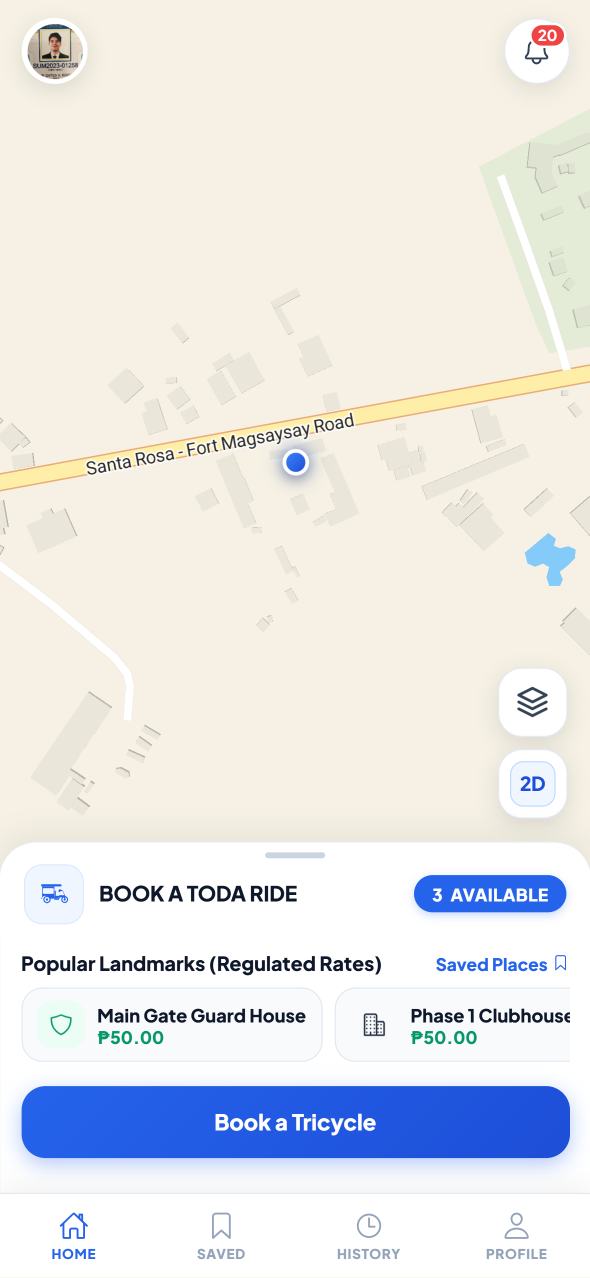
#> input picture paper/User Manual Screenshots/srh-link-toda-ionic.duckdns.org_tabs_home(iPhone 16) (15).png, 1179 x 2556 px, found by its file name (shown at 1/2 size)
$ python find_all_targets.py
#> lines starting #> are read from the running program, lines starting #| are printed output that depends on the picture
import os
from PIL import Image

RAW_DIR = r"paper\User Manual Screenshots"

def scan_features():
    # Figure C-06:
    # 6A: tabs_home(iPhone 16) (15).png
    # 1: MapLibre GL Vector Map Viewport -> y ~ 650 (top map area)
    # 2: Available Queue Count Pill -> find blue pill '3 AVAILABLE'
    # 3: Popular Landmarks Carousel -> 'Popular Landmarks (Regulated Rates)'
    # 4: Book a Tricycle Primary CTA -> 'Book a Tricycle' blue button
    im6a = Image.open(os.path.join(RAW_DIR, "srh-link-toda-ionic.duckdns.org_tabs_home(iPhone 16) (15).png"))
#> im6a is the input picture: PIL image 1179x2556 RGBA; mean R, G, B, A 230.5, 231.4, 231.4, 255
    pix6a = im6a.load()
    # find '3 AVAILABLE' blue pill:
    for y in range(1600, 1850, 5):
        for x in range(800, 1100, 10):
            r, g, b = pix6a[x, y][:3]
            if r < 50 and g > 80 and b > 200:
                # print('6A 3 AVAILABLE at', x, y)
                pass
    # find 'Book a Tricycle' blue button:
    for y in range(1950, 2300, 10):
        r, g, b = pix6a[589, y][:3]
        if r < 50 and g > 80 and b > 200:
            print("6A Book a Tricycle button at y =", y)
            break
#> this loop made 24 passes
#> (r, g, b) on passes 1 to 12: (255, 255, 255), (255, 255, 255), (255, 255, 255), (248, 250, 252), (248, 250, 252), (248, 250, 252), (248, 250, 252), (248, 250, 252), (248, 250, 252), (248, 250, 252), (248, 250, 252), (248, 250, 252)

    # 6B: tabs_home(iPhone 16) (16).png
    # 5: Pickup Address Field with GPS Auto-Fill -> y ~ 1320
    # 6: Drop-Off Destination & Pin on Map Trigger -> y ~ 1520
    # 7: Passenger Capacity Stepper -> y ~ 1720
    # 8: Barangay Regulated Fare Breakdown Card -> y ~ 1900
    # 9: Confirm & Request Tricycle CTA -> blue button
    im6b = Image.open(os.path.join(RAW_DIR, "srh-link-toda-ionic.duckdns.org_tabs_home(iPhone 16) (16).png"))
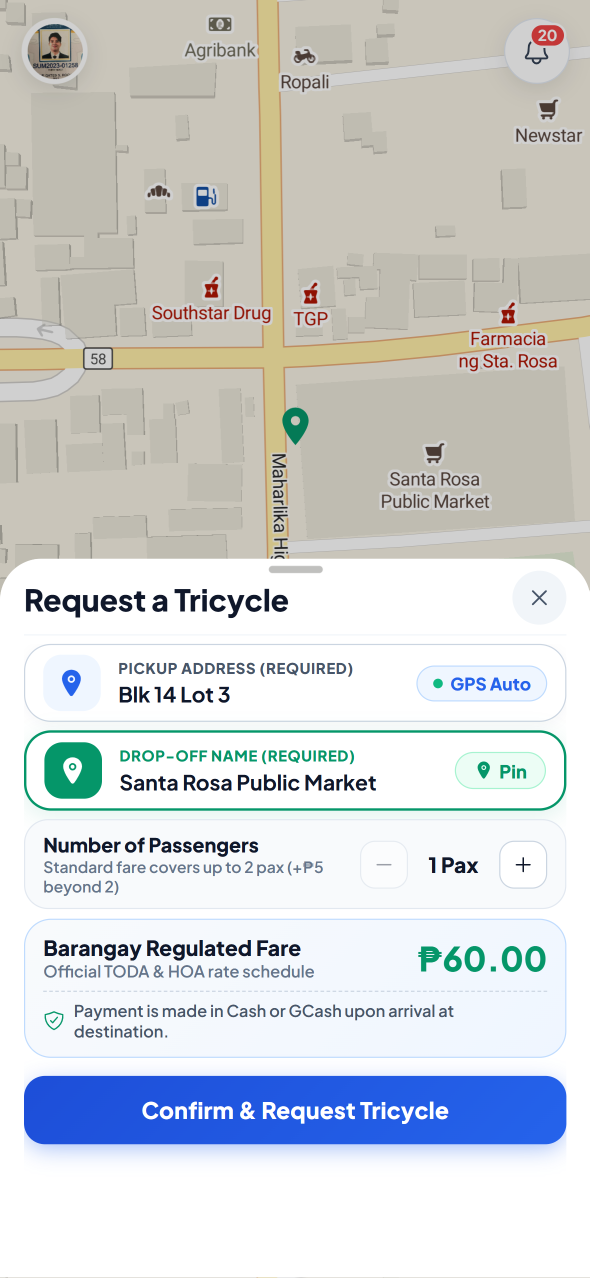
#> input picture paper/User Manual Screenshots/srh-link-toda-ionic.duckdns.org_tabs_home(iPhone 16) (16).png, 1179 x 2556 px, found by its file name (shown at 1/2 size)
#> im6b is the input picture: PIL image 1179x2556 RGBA; mean R, G, B, A 208.7, 212, 213.7, 255
    pix6b = im6b.load()
    for y in range(2000, 2400, 10):
        r, g, b = pix6b[589, y][:3]
        if r < 50 and g > 80 and b > 200:
            print("6B Confirm & Request button at y =", y)
            break
#> this loop made 17 passes
#> (r, g, b) on passes 1 to 12: (244, 248, 254), (71, 85, 105), (243, 248, 254), (205, 225, 240), (243, 248, 254), (243, 248, 254), (243, 248, 254), (243, 248, 254), (243, 248, 254), (243, 248, 254), (243, 248, 254), (242, 247, 254)

    # Figure C-07:
    # 7A: tabs_home(iPhone 16) (18).png
    # 1: 20-Second Decision Countdown Timer -> blue progress bar at y ~ 1480
    # 2: Pickup Location & Destination Landmark -> card at y ~ 1700
    # 3: Fare Proposal Adjuster Stepper -> stepper [-] P60 [+] at y ~ 1980
    # 4: Quick Fare Preset Chips -> chips row at y ~ 2120
    # 5: Send Fare Proposal Action Button -> blue button at y ~ 2280
    # 7B: tabs_home(iPhone 16) (20).png
    # 6: Driver Proposed Fare Alert Banner -> P60 banner at y ~ 1680
    # 7: Accept Proposed Fare Action CTA -> green button at y ~ 2160
    # 8: Decline / Next Driver Button -> red button at y ~ 2160 (x ~ 200)
    im7b = Image.open(os.path.join(RAW_DIR, "srh-link-toda-ionic.duckdns.org_tabs_home(iPhone 16) (20).png"))
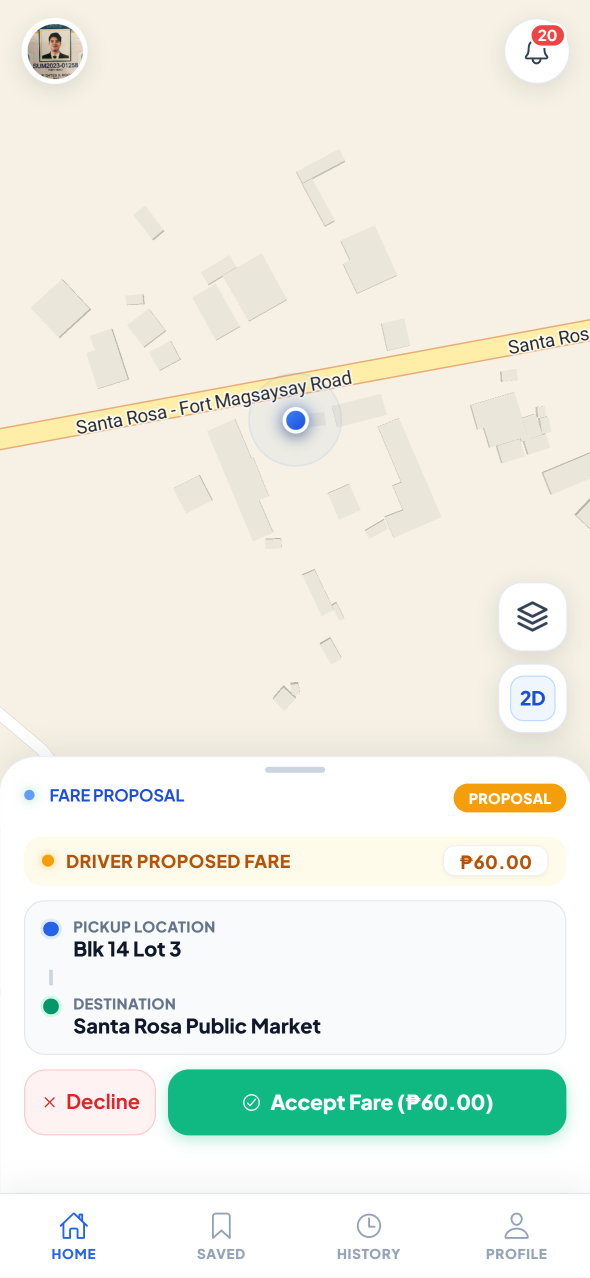
#> input picture paper/User Manual Screenshots/srh-link-toda-ionic.duckdns.org_tabs_home(iPhone 16) (20).png, 1179 x 2556 px, found by its file name (shown at 1/2 size)
#> im7b is the input picture: PIL image 1179x2556 RGBA; mean R, G, B, A 237, 239.2, 229, 255
    pix7b = im7b.load()
    for y in range(2000, 2300, 10):
        r, g, b = pix7b[750, y][:3] # green button
        if r < 30 and g > 150 and b < 100:
            print("7B Accept green button at y =", y)
            break
        r, g, b = pix7b[250, y][:3] # decline red button
        if r > 200 and g < 100:
            print("7B Decline red button at y =", y)
#> this loop made 30 passes

    # Figure C-08:
    # 8A: tabs_home(iPhone 16) (21).png
    # 1: Live En Route Route Line on Vector Map -> y ~ 700
    # 2: Passenger Identity Card & Pickup Address -> y ~ 1480
    # 3: One-Touch Cellular Phone Call Button -> phone icon button at y ~ 1740, x ~ 200
    # 4: Open Trip Chat Action Trigger -> chat icon button at y ~ 1740, x ~ 850
    # 5: Arrived at Pickup Transition Trigger -> blue button 'Arrived at Pickup' at y ~ 2260
    # 8B: tabs_home(iPhone 16) (24).png
    # 6: Recipient Driver Identity & MTOP Header -> header at y ~ 240
    # 7: Quick Response Preset Chips -> chips at y ~ 450
    # 8: Chronological Message Feed -> chat bubbles at y ~ 1050
    # 9: Message Input Bar & Send Trigger -> input bar at bottom y ~ 2260

    # Figure C-09:
    # 9A: tabs_home(iPhone 16) (25).png
    # 1: Arrived at Pickup Status Banner -> banner at y ~ 1380
    # 2: Passenger Boarding & Route Overview -> card at y ~ 1560
    # 3: Start Trip / Depart Action Button -> blue button at y ~ 2260
    # 9B: tabs_home(iPhone 16) (27).png
    # 4: On Trip In Transit Status Indicator -> banner at y ~ 1380
    # 5: Drop-Off Landmark & Passenger Count -> card at y ~ 1560
    # 6: Complete Drop Off Action Button -> green button at y ~ 2260

    # Figure C-10:
    # 10A: tabs_home(iPhone 16) (30).png
    # 1: Drop-Off Earnings Credit Toast -> toast at y ~ 150
    # 2: Terminal Station Return Guidance -> map at y ~ 800
    # 3: Terminal Queue Check-In Button -> blue button at y ~ 2260
    # 10B: tabs_home(iPhone 16) (31).png
    # 4: Trip Completed Celebration Header -> y ~ 450
    # 5: Total Fare Paid & Driver MTOP Info -> y ~ 650
    # 6: Interactive 5-Star Service Rating Selector -> y ~ 920
    # 7: Commendation Chips -> chips at y ~ 1250
    # 8: Submit Rating & Feedback CTA -> blue button at y ~ 2260

    # Figure C-11:
    # 11A: tabs_home(iPhone 16) (1).png
    # 1: Offline Duty Status Indicator -> 'YOU'RE OFFLINE' pill at y ~ 1700
    # 2: Floating Go On-Duty Power Switch -> circular power button at y ~ 1520, x ~ 230
    # 3: Geofence Terminal Check-In Guidance -> dark card text 'Toggle the power button...' at y ~ 1950
    # 11B: tabs_home(iPhone 16) (3).png
    # 4: Radiant Green #1 in Queue Hero Card -> header at y ~ 400
    # 5: Next for Dispatch Status Notice -> 'Next for TODA terminal...' at y ~ 480
    # 6: Start Terminal Walk-In Ride Button -> white button at y ~ 600
    # 7: Active Terminal Queue Roster -> roster card at y ~ 900

    # Figure C-12:
    # 12A: tabs_home(iPhone 16) (10).png (Walk-in dispatch)
    # 1: Terminal Dispatch Modal Header -> y ~ 1350
    # 2: Pickup Origin Point -> y ~ 1480
    # 3: Destination Barangay Selection Chips -> y ~ 1680
    # 4: Passenger Stepper & Computed Regulated Tariff -> y ~ 1950
    # 5: Depart & Start Walk-In Trip Button -> blue button at y ~ 2250
    # 12B: tabs_home(iPhone 16) (13).png (Wayside dispatch)
    # 6: Wayside Dispatch Modal Header -> y ~ 1350
    # 7: Dynamic En Route GPS Origin Address -> y ~ 1480
    # 8: Wayside Destination Selector & Fare Card -> y ~ 1700
    # 9: Depart & Start Wayside Trip Button -> blue button at y ~ 2250

    # Figure C-13:
    # 13A: tabs_history(iPhone 16).png
    # 1: Search Bar & Time Horizon Chips -> y ~ 360
    # 2: Completed Trip Summary Card -> y ~ 820
    # 3: Dispatch Mode Badge -> 'Walk-in' green pill at y ~ 780, x ~ 1000
    # 13B: tabs_history(iPhone 16) (1).png (Digital receipt)
    # 4: Official Digital Fare Receipt Header -> y ~ 450
    # 5: Transit Route Timeline -> y ~ 900
    # 6: Participants & Vehicle Verification Stamp -> y ~ 1300
    # 7: Itemized Fare Breakdown & Total Collected -> y ~ 1750

    # Figure C-14:
    # 14A: tabs_earnings(iPhone 16).png
    # 1: Time Horizon Filter Switcher -> y ~ 320
    # 2: Radial Satisfaction Rating Ring -> y ~ 550, x ~ 589
    # 3: Total Completed Trips Done Counter -> tile at y ~ 850, x ~ 300
    # 4: Aggregate Gross Revenue KPI Tile -> tile at y ~ 850, x ~ 850
    # 14B: tabs_earnings(iPhone 16) (1).png
    # 5: 7-Day Revenue Trend Pillar Chart -> chart at y ~ 400
    # 6: Peak Earning Day Analytics Badge -> badge at y ~ 750
    # 7: Dispatch Channel Share Breakdown -> progress bars at y ~ 1050

    # Figure C-15:
    # 15A: tabs_admin(iPhone 16) (1).png
    # 1: Admin Segmented Navigation Bar -> tabs at y ~ 220
    # 2: Applicant Status Filter Chips -> chips at y ~ 440
    # 3: Driver Applicant Summary Card -> card at y ~ 750
    # 15B: tabs_admin(iPhone 16) (2).png
    # 4: Digital Verification Modal Header -> y ~ 300
    # 5: Scanned MTOP Document High-Res Viewer -> y ~ 800
    # 6: Administrative Compliance Notes Textarea -> y ~ 1700
    # 7: Approve & Grant Accreditation Action Button -> green button at y ~ 2100
    # 8: Reject Application Action Button -> red button at y ~ 2250

    # Figure C-16:
    # 16A: tabs_admin(iPhone 16) (4).png
    # 1: Active Terminal Queue Line Roster -> roster at y ~ 400
    # 2: Drag-and-Drop Queue Reorder Gripper -> grip handle at y ~ 580, x ~ 140
    # 3: Emergency Reset Stalled Trip Button -> red/outline button at y ~ 1400
    # 16B: tabs_admin(iPhone 16) (5).png
    # 4: Incident Search Bar & Status Filter Horizon -> y ~ 340
    # 5: Passenger Incident Report Card -> card at y ~ 650
    # 6: Case Adjudication Status Tag -> tag at y ~ 1200

    # Figure C-17:
    # 17A: tabs_admin(iPhone 16) (7).png
    # 1: Create Announcement Trigger Button -> blue button at y ~ 340
    # 2: Published Announcement Bulletins Stream -> stream at y ~ 480
    # 3: Target Audience Filter Tag -> tag at y ~ 650
    # 17B: tabs_home(iPhone 16) (7).png
    # 4: Notifications Drawer Header & Counter -> header at y ~ 220
    # 5: Live Official Bulletin Alert Card -> card at y ~ 450
    # 6: Mark All as Read & Dismiss Controls -> button at y ~ 300, x ~ 980

    # Figure C-18:
    # 18A: admin-reports(iPhone 16).png
    # 1: Report Template Selection Cards -> cards at y ~ 450
    # 2: Date Horizon Filter Horizon Pills -> pills at y ~ 950
    # 3: Signatory Name & Designation Inputs -> inputs at y ~ 1350
    # 4: Generate Report Primary CTA -> blue button at y ~ 1950
    # 18B: admin-reports(iPhone 16) (2).png
    # 5: Interactive A4 Sheet Zoom Controls -> zoom controls at y ~ 220, x ~ 980
    # 6: Official Republic of the Philippines TODA Letterhead -> header at y ~ 550
    # 7: Certified Tabular Audit Matrix -> table at y ~ 950
    # 8: Formal Signatory Certification Block -> block at y ~ 1450
    # 9: Print / Save PDF Action Button -> action button at y ~ 220, x ~ 250

    # Figure C-19 (Desktop):
    # superadmin.png
    # 1: Master Governance Sidebar Navigation -> sidebar at x ~ 200, y ~ 600
    # 2: Executive Pulse Server Health Banner -> banner at x ~ 1350, y ~ 480
    # 3: System Key Performance Metric Cards -> KPI cards at x ~ 1800, y ~ 760
    # 4: Dispatch Volume 7-Day Area Chart -> chart at x ~ 1350, y ~ 1250
    # 5: Recent Dispatches Live Audit Ledger Feed -> audit feed at x ~ 2400, y ~ 1600

    # Figure C-20 (Desktop):
    # superadmin (2).png
    # 1: Municipal Distance Tariff Inputs -> tariff card at x ~ 1200, y ~ 820
    # 2: Terminal Geofence GPS Coordinates & Radius -> geofence card at x ~ 1850, y ~ 820
    # 3: Popular TODA Landmarks & Fixed Municipal Fares Table -> table at x ~ 1200, y ~ 1450
    # 4: Save Tariff & Radar Calibration CTA -> blue button at x ~ 2550, y ~ 320
    # 5: Interactive Terminal Geofence Radar Visualizer -> radar visualizer at x ~ 2200, y ~ 1450

    # Figure C-21:
    # 21A: tabs_profile(iPhone 16) (5).png
    # 1: Profile Avatar Photo Frame & Camera Upload FAB -> avatar at y ~ 300, x ~ 589
    # 2: Driver Name & Accredited MTOP Franchise Badge -> name & badge at y ~ 550
    # 3: Daily Trips & Earnings Performance Metric Tiles -> tiles at y ~ 850
    # 4: Compliance Status Indicator Badge -> 'Approved' green badge at y ~ 1050
    # 21B: tabs_profile(iPhone 16) (4).png
    # 5: GPS High-Accuracy Location Permission Toggle -> toggle at y ~ 500, x ~ 1000
    # 6: Push Notifications & In-App Chime Audio Toggles -> toggle at y ~ 750, x ~ 1000
    # 7: Run Device Sensor Diagnostics Action Button -> button at y ~ 1350
    # 8: Secure Sign Out & Session Termination Button -> red button at y ~ 1850

scan_features()
print("All features scanned successfully!")
